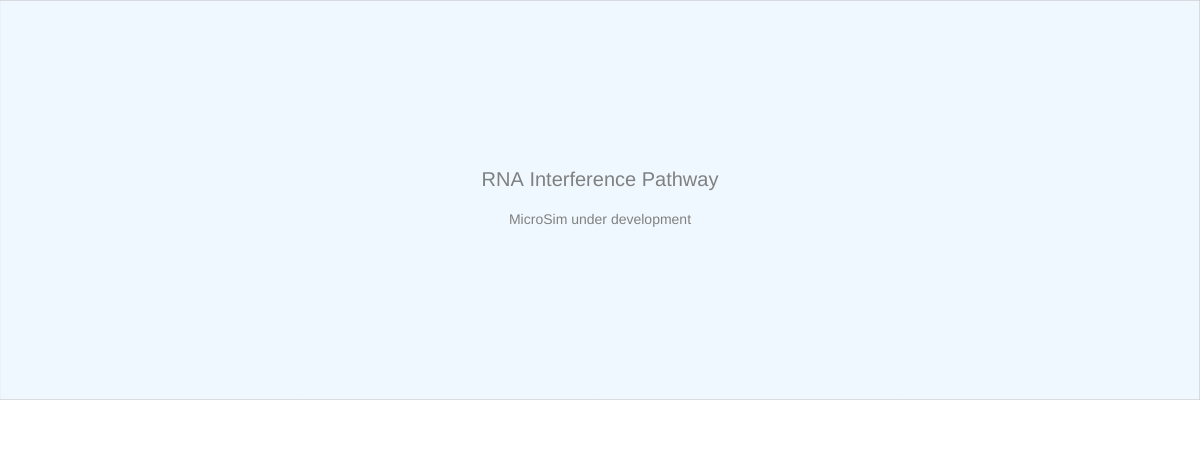
Frame 1 (no input)
Frame 60 (no input): identical to frame 1, image omitted
Frame 120 (the mouse pressed at the canvas centre since frame 60): identical to frame 1, image omitted

The p5.js sketch that drew this single still picture (run headless with seeded random() and noise() and a simulated clock; from frame 60 on, the mouse is pressed at the canvas centre):

// p5.js sketch
// ── sketch.js
// RNA Interference Pathway
// CANVAS_HEIGHT: 450
let drawHeight = 400;
let controlHeight = 50;
let canvasWidth, canvasHeight;

function updateCanvasSize() {
    const container = document.querySelector('main');
    canvasWidth = container ? container.offsetWidth : windowWidth;
    canvasHeight = drawHeight + controlHeight;
}

function setup() {
    updateCanvasSize();
    const canvas = createCanvas(canvasWidth, canvasHeight);
    canvas.parent(document.querySelector('main'));
    textSize(16);
}

function draw() {
    // Drawing area
    fill('aliceblue');
    stroke('silver');
    strokeWeight(1);
    rect(0, 0, canvasWidth, drawHeight);

    // Control area
    fill('white');
    noStroke();
    rect(0, drawHeight, canvasWidth, controlHeight);

    // Placeholder text
    fill('gray');
    noStroke();
    textAlign(CENTER, CENTER);
    textSize(20);
    text('RNA Interference Pathway', canvasWidth / 2, drawHeight / 2 - 20);
    textSize(14);
    text('MicroSim under development', canvasWidth / 2, drawHeight / 2 + 20);
}

function windowResized() {
    updateCanvasSize();
    resizeCanvas(canvasWidth, canvasHeight);
}

// ── main.html
<!DOCTYPE html>
<html lang="en">
<head>
    <meta charset="UTF-8">
    <meta name="viewport" content="width=device-width, initial-scale=1.0">
    <title>RNA Interference Pathway</title>
    <script src="https://cdnjs.cloudflare.com/ajax/libs/p5.js/1.11.1/p5.min.js"></script>
    <style>
        body {
            margin: 0;
            padding: 0;
            overflow-x: hidden;
            font-family: Arial, Helvetica, sans-serif;
        }
        main {
            display: block;
            width: 100%;
            max-width: 100%;
            box-sizing: border-box;
        }
        canvas {
            display: block;
        }
    </style>
</head>
<body>
    <main></main>
    <script src="sketch.js"></script>
</body>
</html>
